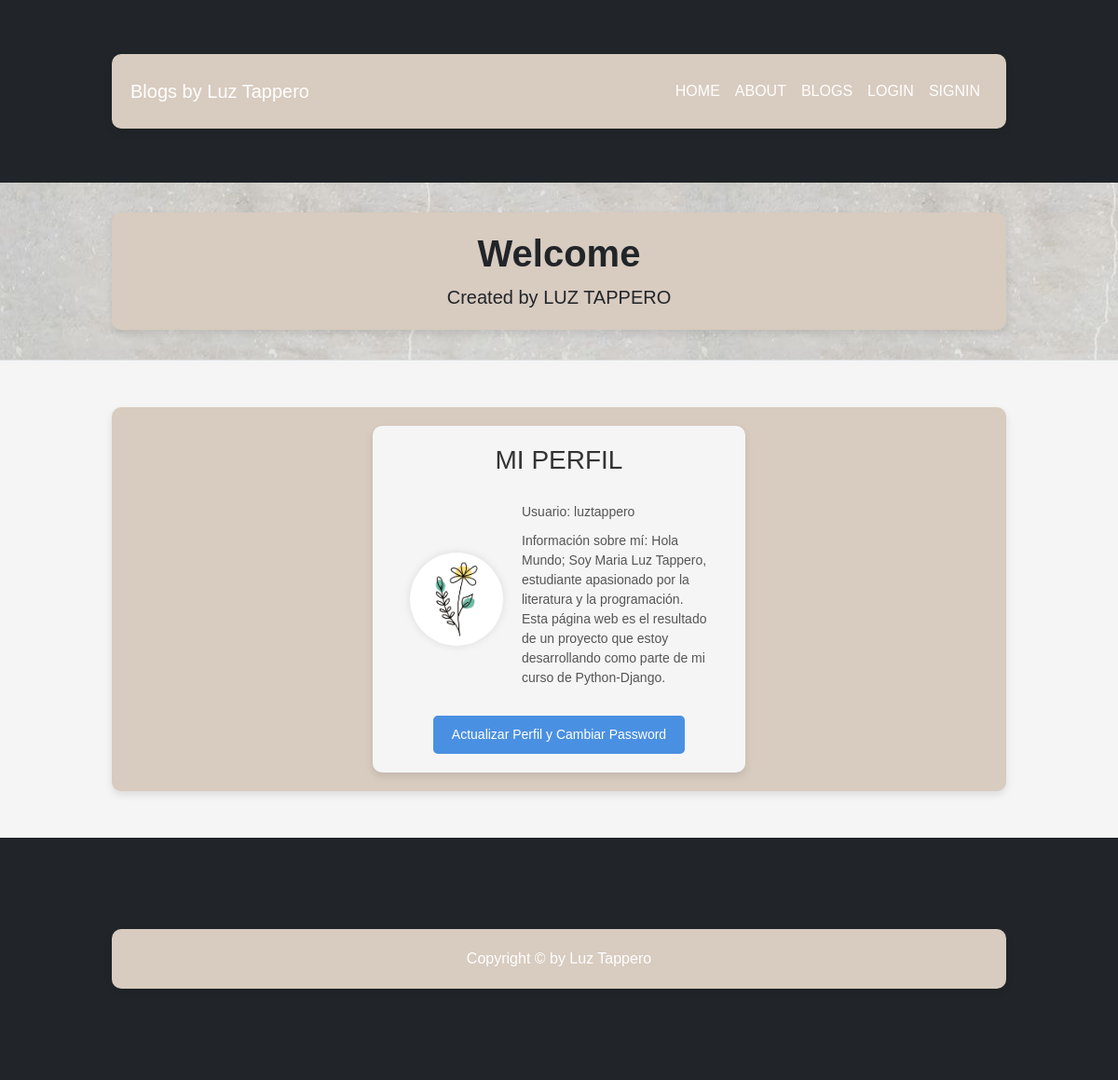
The page /profile/1 on the database as committed earlier.
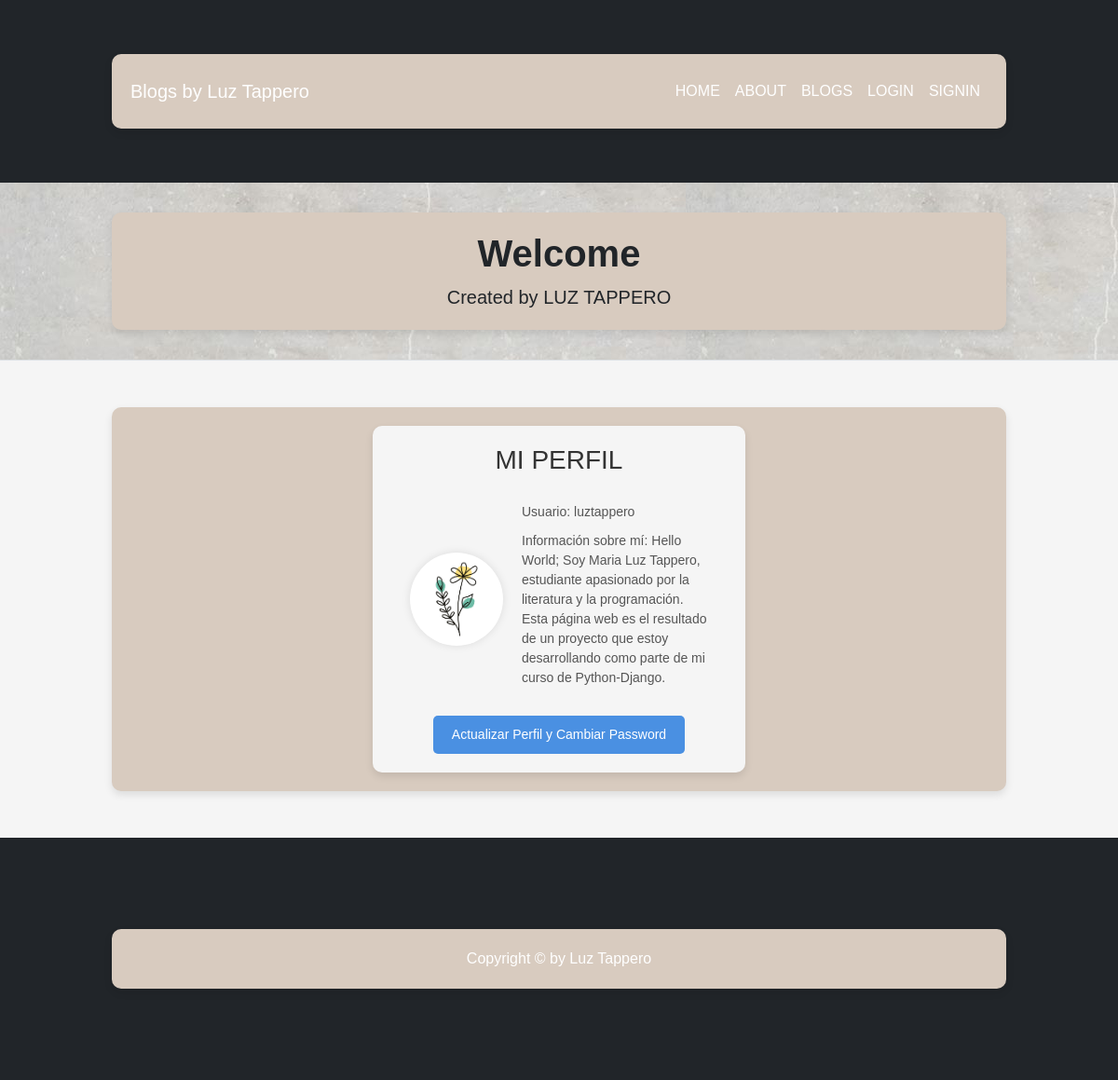
The same page on the database as committed later.
### Blog/models.py (models this page shows, shortened)
class Perfil (models.Model):
    usuario= models.ForeignKey(User, on_delete= models.CASCADE)
    about_me= models.CharField(max_length=2200)

### Home/views.py (the view)
def profile_view(request, id=None):
    if id:
        user= User.objects.get(id=id)
        profile= Perfil.objects.filter(usuario=user).first()
        avatar= Avatar.objects.filter(user=user).first()
        avatar_url= avatar.imagen.url if avatar is not None else ""
        context= {'profile': profile, 'avatar_url': avatar_url}
        return render (request, 'Home/profile.html', context)
    else:
        return HttpResponse("Id no proporcionado en la URL.")

### Home/templates/Home/profile.html (shortened to what this page needs)
{% extends 'Blog/blog.html' %}
{% block contenidoQueCambia %}
<div class="profile-container">
    <div class="profile-header">
        <h3>MI PERFIL</h3>
    </div>
    <div class="profile-content">
        <div class="profile-image-container">
            <img src="{{ avatar_url }}" alt="Avatar" class="profile-image" />
        </div>
        <div class="profile-info">
            <p class="profile-username">Usuario: {{ profile.usuario }}</p>
            <p class="profile-about">Información sobre mí: {{ profile.about_me }}</p>
        </div>
    </div>
    <div class="buttons-container">
        <a href="{% url 'profile_update' %}" class="edit-profile-button">Actualizar Perfil y Cambiar Password</a>
    </div>
</div>
{% endblock %}

Rows that differ between the two databases and show on the page:
changed Perfil "luztappero": about_me "Hola Mundo; Soy Maria Luz Tappero,…" → "Hello World; Soy Maria Luz Tappero,…"
